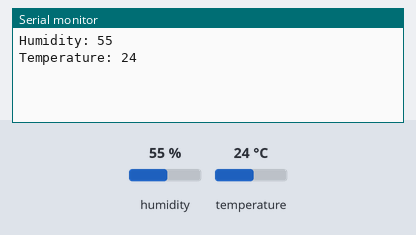
The sketch below on a simulated Arduino Uno, built with avr-gcc and run on an emulated ATmega328P. On the bench: the last lines printed to the serial monitor. The test bench sets the inputs (shaded band); at power-on: humidity 55 %, temperature 24 °C.

Above: at 1.3 s.
1.4 s: humidity set to 22 %
At 2.7 s:
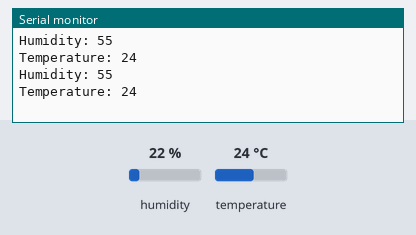
2.9 s: temperature set to 12 °C
At 4.0 s:
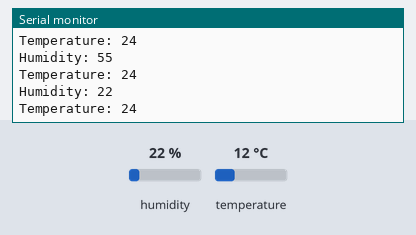
4.4 s: humidity set to 40 %
At 6.0 s:
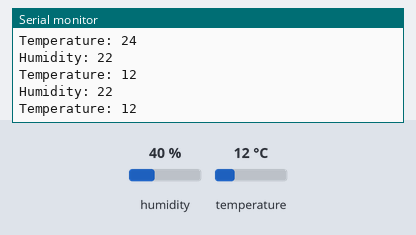
Timing chart, 0 to 7.5 s (numbered marks = the images above; inputs shaded):
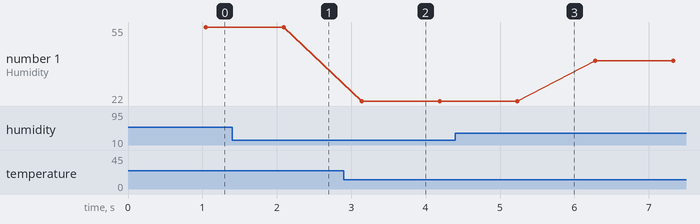

Measured:
- plotted number 1: 22 → 40 after the input at 4.4 s

The sketch:

DHTTest.ino
```cpp
#include <DHT11.h>

DHT11 dht(11);

void setup() {
  Serial.begin(9600);
}

void loop() {
  int h = dht.readHumidity();
  if (h == DHT11::ERROR_CHECKSUM || h == DHT11::ERROR_TIMEOUT) {
    Serial.println(DHT11::getErrorString(h));
    return;
  }
  int t = dht.readTemperature();
  if (t == DHT11::ERROR_CHECKSUM || t == DHT11::ERROR_TIMEOUT) {
    Serial.println(DHT11::getErrorString(t));
    return;
  }
  Serial.print("Humidity: ");
  Serial.println(h);
  Serial.print("Temperature: ");
  Serial.println(t);
}
```
